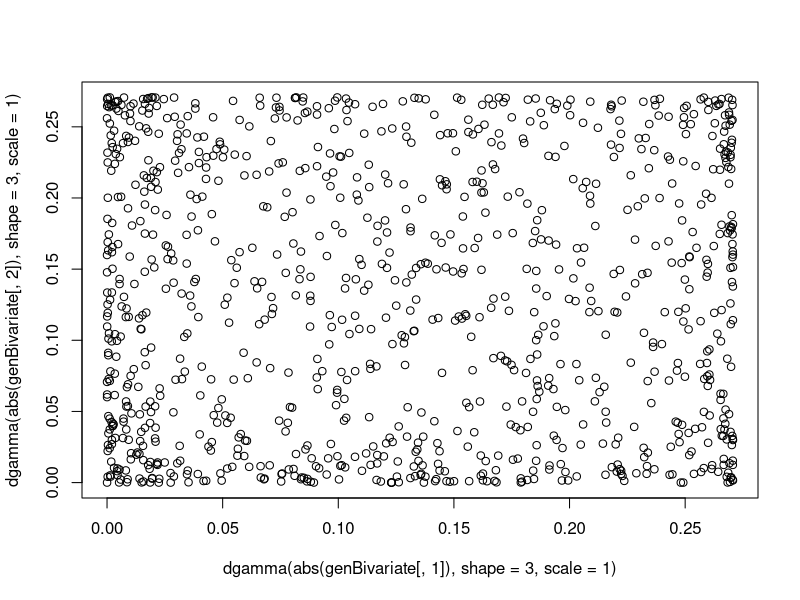

This figure's R source:
library(mvtnorm)

genBivariate = abs(rmvnorm(n = 1000, mean = c(0, 0), sigma = matrix(c(1, 0, 0, 1), nrow = 2, ncol = 2)))

plot(dgamma(abs(genBivariate[,1]), shape = 3, scale = 1), dgamma(abs(genBivariate[,2]), shape = 3, scale = 1))